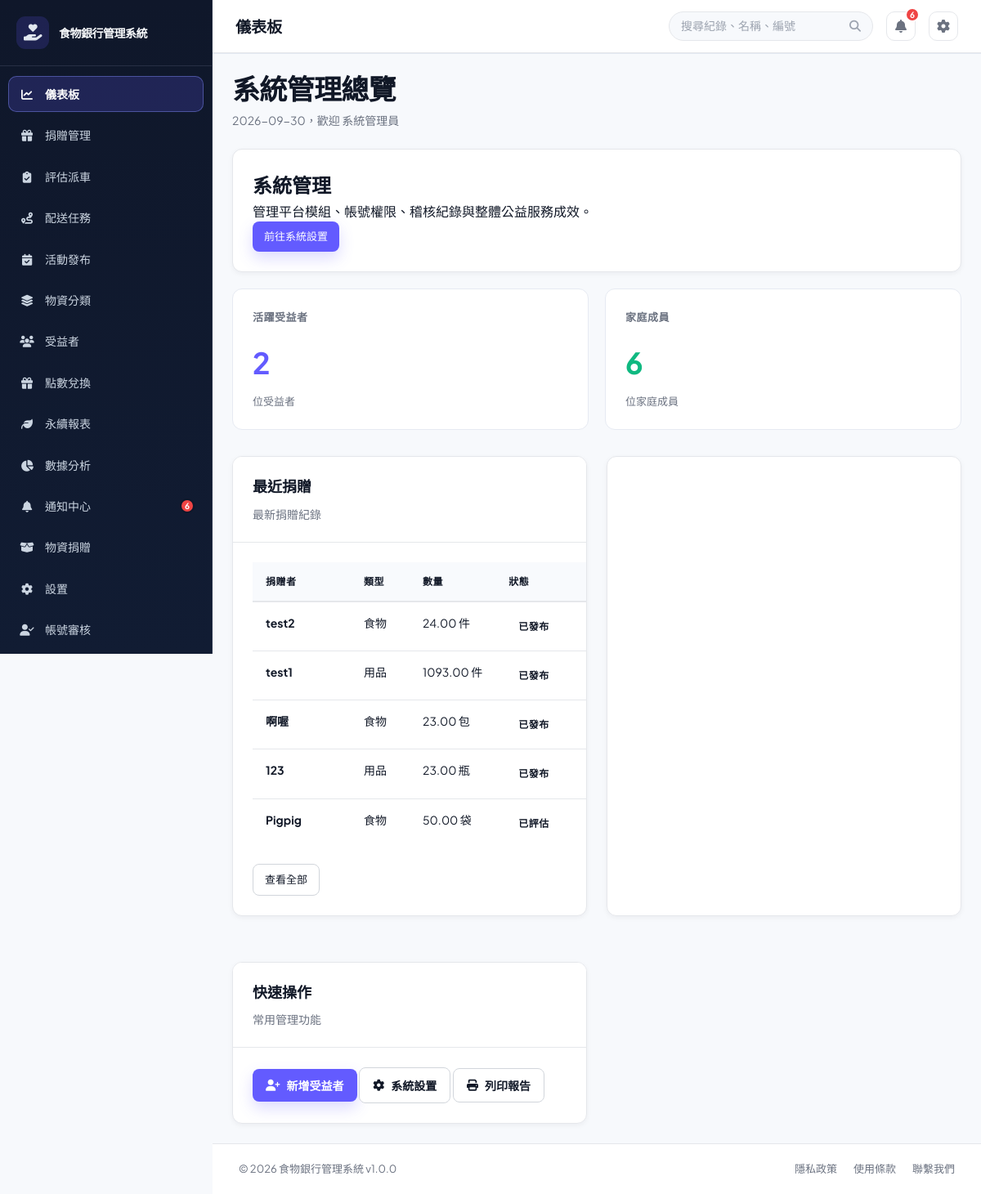
Page /?page=dashboard (signed in) on the committed database.
### tables this page shows
CREATE TABLE `users` (
  `user_id` int(11) NOT NULL,
  `username` varchar(50) NOT NULL,
  `password` varchar(255) NOT NULL,
  `email` varchar(100) NOT NULL,
  `full_name` varchar(100) NOT NULL,
  `phone` varchar(20) DEFAULT NULL,
  `role` enum('admin','foodbank_staff','member','volunteer','donor') NOT NULL DEFAULT 'foodbank_staff',
  `member_type` enum('general','enterprise') DEFAULT NULL,
  `department` varchar(50) DEFAULT NULL,
  `status` enum('active','inactive','suspended') DEFAULT 'active',
  `created_at` timestamp NULL DEFAULT current_timestamp(),
  `updated_at` timestamp NULL DEFAULT current_timestamp() ON UPDATE current_timestamp(),
  `created_by` int(11) DEFAULT NULL,
  `phone_verified` tinyint(1) NOT NULL DEFAULT 0,
  `is_enterprise_verified` tinyint(1) DEFAULT 0,
  `enterprise_name` varchar(150) DEFAULT NULL,
  `enterprise_verified_at` datetime DEFAULT NULL
);

CREATE TABLE `donations` (
  `donation_id` int(11) NOT NULL,
  `donor_id` int(11) DEFAULT NULL,
  `donor_name` varchar(100) NOT NULL,
  `donation_type` enum('food','supplies','money','other') NOT NULL,
  `quantity` decimal(10,2) DEFAULT NULL,
  `unit` varchar(20) DEFAULT NULL,
  `donation_date` datetime NOT NULL,
  `received_by` int(11) DEFAULT NULL,
  `status` enum('received','pending','assessed','approved','rejected','published','archived') DEFAULT 'pending',
  `evaluation_status` enum('pending','approved_volunteer','approved_self_delivery','published','rejected') DEFAULT 'pending',
  `delivery_method` enum('volunteer_assist','self_delivery') DEFAULT 'volunteer_assist',
  `approval_notes` text DEFAULT NULL,
  `approved_at` datetime DEFAULT NULL,
  `approved_by` int(11) DEFAULT NULL,
  `rejection_reason` text DEFAULT NULL,
  `rejected_at` datetime DEFAULT NULL,
  `published_at` datetime DEFAULT NULL,
  `current_status` enum('waiting_pickup','volunteer_received','in_transit','at_foodbank','inspection_complete') DEFAULT 'waiting_pickup',
  `status_updated_at` datetime DEFAULT NULL,
  `split_count` int(11) DEFAULT 1,
  `notes` text DEFAULT NULL,
  `created_at` timestamp NULL DEFAULT current_timestamp(),
  `updated_at` timestamp NULL DEFAULT current_timestamp() ON UPDATE current_timestamp(),
  `item_name` varchar(100) DEFAULT NULL,
  `weight_kg` decimal(10,2) DEFAULT NULL,
  `size_description` varchar(100) DEFAULT NULL,
  `expiry_date` date DEFAULT NULL,
  `pickup_deadline` datetime DEFAULT NULL,
  `delivery_option` enum('donor_delivery','volunteer_delivery','food_bank_pickup') DEFAULT 'volunteer_delivery',
  `vehicle_type` enum('car','motorcycle','none') DEFAULT 'none',
  `photo_path` varchar(255) DEFAULT NULL,
  `evaluation_notes` text DEFAULT NULL,
  `seal_code` varchar(30) DEFAULT NULL,
  `need_inspection` tinyint(1) DEFAULT 1,
  `inspection_notes` text DEFAULT NULL,
  `donor_address` varchar(255) DEFAULT NULL,
  `reward_options` text DEFAULT NULL
);

### src/views/dashboard.php (the view, shortened to what the rows shown need)
<?php
require_once BASE_PATH . '/src/models/BeneficiaryModel.php';
require_once BASE_PATH . '/src/models/DonationModel.php';
$beneficiaryModel = new BeneficiaryModel();
$donationModel = new DonationModel();
$dashboardRole = $currentUser['role'] ?? 'foodbank_staff';
$dashboardMemberType = $currentUser['member_type'] ?? null;
$isEnterpriseMember = $dashboardRole === 'member' && $dashboardMemberType === 'enterprise';
$canViewDonations = in_array($dashboardRole, ['admin', 'foodbank_staff'], true) || $isEnterpriseMember;
$recentDonations = $canViewDonations
    ? array_slice($donationModel->getAllDonations(null, $isEnterpriseMember ? (int) $currentUser['user_id'] : null), 0, 5)
    : [];
$donationListPage = $dashboardRole === 'admin'
    ? 'donations'
    : ($isEnterpriseMember ? 'donation_materials' : 'donation_materials_review');
$dashboardRoleLabels = [
    'admin' => '系統管理總覽',
    'foodbank_staff' => '食物銀行官方工作台',
    'member' => $isEnterpriseMember ? '企業會員工作台' : '一般會員工作台',
];
?>
<div class="view-header">
    <div>
        <h1 class="view-title"><?php echo htmlspecialchars($dashboardRoleLabels[$dashboardRole] ?? '工作台'); ?></h1>
        <p class="view-subtitle"><?php echo date('Y-m-d'); ?>，歡迎 <?php echo htmlspecialchars($currentUser['full_name'] ?? '使用者'); ?></p>
    </div>
</div>
<div class="card role-intro mb-20">
    <div class="card-body">
        <?php if ($dashboardRole === 'member' && !$isEnterpriseMember): ?>
            <h2>你的公益任務</h2><p>報名公益活動，或前往配送任務接單；完成配送後會記錄公益點數。</p>
            <a href="?page=deliveries" class="btn btn-primary btn-sm">查看可接任務</a>
        <?php elseif ($dashboardRole === 'foodbank_staff'): ?>
            <h2>官方人員工作台</h2><p>處理物資審查、受益者服務與公益活動，確保物資完成媒合。</p>
            <a href="?page=rewards" class="btn btn-secondary btn-sm">管理公益點數兌換</a>
        <?php elseif ($isEnterpriseMember): ?>
            <h2>企業惜食行動</h2><p>報名公益活動，也可將企業剩餘食物或物資捐贈給食物銀行。</p>
            <a href="?page=donation_materials" class="btn btn-primary btn-sm">上架剩食物資</a>
        <?php elseif ($dashboardRole === 'manager'): ?>
            <h2>營運管理</h2><p>掌握物資媒合、配送任務與公益活動的整體進度。</p>
            <a href="?page=deliveries" class="btn btn-primary btn-sm">查看配送進度</a>
        <?php else: ?>
            <h2>系統管理</h2><p>管理平台模組、帳號權限、稽核紀錄與整體公益服務成效。</p>
            <a href="?page=settings" class="btn btn-primary btn-sm">前往系統設置</a>
        <?php endif; ?>
    </div>
</div>
<div class="stats-grid">
    <div class="stat-card">
        <h3>活躍受益者</h3>
        <div class="stat-number"><?php echo number_format($beneficiaryModel->countActiveBeneficiaries()); ?></div>
        <p class="stat-label">位受益者</p>
    </div>
    <div class="stat-card">
        <h3>家庭成員</h3>
        <div class="stat-number"><?php echo number_format($beneficiaryModel->getTotalFamilyMembers()); ?></div>
        <p class="stat-label">位家庭成員</p>
    </div>
</div>
<div class="grid-2 mt-32">
    <?php if ($canViewDonations): ?>
    <div class="card">
        <div class="card-header">
            <h2>最近捐贈</h2>
            <p>最新捐贈紀錄</p>
        </div>
        <div class="card-body recent-donations-body">
            <?php if (!empty($recentDonations)): ?>
                <table class="data-table recent-donations-table">
                    <thead>
                        <tr>
                            <th>捐贈者</th>
                            <th>類型</th>
                            <th>數量</th>
                            <th>狀態</th>
                        </tr>
                    </thead>
                    <tbody>
                        <?php foreach ($recentDonations as $donation): ?>
                            <?php
                            $donationTypeLabels = [
                                'food' => '食物',
                                'supplies' => '用品',
                                'other' => '其他',
                            ];
                            $donationStatusLabels = [
                                'pending' => '待評估',
                                'assessed' => '已評估',
                                'approved' => '已批准',
                                'received' => '已收貨',
                                'rejected' => '已拒絕',
                                'published' => '已發布',
                                'archived' => '已封存',
                            ];
                            $donationStatus = strtolower((string) ($donation['status'] ?? ''));
                            $donationStatusLabel = $donationStatusLabels[$donationStatus] ?? '其他狀態';
                            ?>
                            <tr>
                                <td><strong><?php echo htmlspecialchars($donation['donor_name']); ?></strong></td>
                                <td><?php echo htmlspecialchars($donationTypeLabels[$donation['donation_type']] ?? $donation['donation_type']); ?></td>
                                <td><?php echo htmlspecialchars($donation['quantity']); ?> <?php echo htmlspecialchars($donation['unit']); ?></td>
                                <td><span class="status <?php echo htmlspecialchars('status-' . str_replace(' ', '_', $donationStatus)); ?>"><?php echo htmlspecialchars($donationStatusLabel); ?></span></td>
                            </tr>
                        <?php endforeach; ?>
                    </tbody>
                </table>
                <div class="mt-20">
                    <a href="?page=<?php echo htmlspecialchars($donationListPage, ENT_QUOTES, 'UTF-8'); ?>" class="btn btn-secondary btn-sm">查看全部</a>
                </div>
            <?php endif; ?>
        </div>
    </div>
    <?php endif; ?>
    <div class="card">
</div>
<div class="card mt-32">
    <div class="card-header">
        <h2>快速操作</h2>
        <p>常用管理功能</p>
    </div>
    <div class="card-body">
        <div class="grid-4">
            <?php if ($dashboardRole === 'admin'): ?>
            <button class="btn btn-primary" onclick="openAddBeneficiaryModal()"><i class="fas fa-user-plus"></i> 新增受益者</button>
            <?php endif; ?>
            <a href="?page=settings" class="btn btn-secondary"><i class="fas fa-gear"></i> 系統設置</a>
            <button class="btn btn-secondary" onclick="printTable()"><i class="fas fa-print"></i> 列印報告</button>
        </div>
    </div>
</div>

### public/index.php (shortened to what the rows shown need)
<?php
require_once BASE_PATH . '/config/database.php';
$connection = $db->getConnection();
$demoPasswordHashes = [
    'manager' => '866485796cfa8d7c0cf7111640205b83076433547577511d81f8030ae99ecea5',
    'staff' => '10176e7b7b24d317acfcf8d2064cfd2f24e154f7b5a96603077d5ef813d6a6b6',
];
foreach ($demoPasswordHashes as $demoUsername => $demoPasswordHash) {
    $demoUsernameEscaped = $connection->real_escape_string($demoUsername);
    $connection->query(
        "UPDATE users SET password = '{$demoPasswordHash}' WHERE username = '{$demoUsernameEscaped}' AND CHAR_LENGTH(password) <> 60 AND CHAR_LENGTH(password) <> 64"
    );
}
$connection->query(
    "UPDATE users SET full_name = CASE username
        WHEN 'official' THEN '食物銀行官方人員'
        WHEN 'manager' THEN '食物銀行官方人員'
        WHEN 'staff' THEN '食物銀行官方人員'
        WHEN 'volunteer' THEN '平台志工／外送員'
        WHEN 'donor' THEN '捐贈剩食店家'
        ELSE full_name
    END
    WHERE username IN ('official', 'manager', 'staff', 'volunteer', 'donor')
      AND (full_name LIKE '%?%' OR full_name = '')"
);
if (!empty($_SESSION['user']['username'])) {
    $sessionUsername = $connection->real_escape_string($_SESSION['user']['username']);
    $sessionUserResult = $connection->query("SELECT user_id, username, full_name, role, member_type, enterprise_name, status, email, phone, phone_verified FROM users WHERE username = '{$sessionUsername}' LIMIT 1");
}
$currentUser = $_SESSION['user'];
$role = $currentUser['role'];
$memberType = $currentUser['member_type'] ?? null;
$rolePages = [
    'admin' => ['dashboard', 'donations', 'donations_evaluation', 'deliveries', 'activities', 'item_categories', 'beneficiaries', 'rewards', 'settings', 'users', 'volunteer_management', 'carbon_report', 'reports', 'notifications', 'donation_materials', 'certificate', 'activity_certificate'],
    'foodbank_staff' => ['dashboard', 'donation_materials_review', 'deliveries', 'activities', 'item_categories', 'rewards', 'volunteer_management', 'carbon_report', 'notifications', 'certificate', 'activity_certificate'],
    'member' => $memberType === 'enterprise'
        ? ['dashboard', 'activities', 'rewards', 'notifications', 'donation_materials', 'certificate', 'activity_certificate']
        : ($memberType === 'general'
            ? ['dashboard', 'deliveries', 'material_transport', 'activities', 'rewards', 'reports', 'notifications', 'certificate', 'activity_certificate']
            : ['dashboard']),
];
$page = isset($_GET['page']) ? trim($_GET['page']) : 'dashboard';
$page = basename($page);
$menu_items = [
    'dashboard' => ['label' => '儀表板', 'icon' => 'fa-solid fa-chart-line'],
    'donations' => ['label' => '捐贈管理', 'icon' => 'fa-solid fa-gift'],
    'donations_evaluation' => ['label' => '評估派車', 'icon' => 'fa-solid fa-clipboard-check'],
    'deliveries' => ['label' => '配送任務', 'icon' => 'fa-solid fa-route'],
    'material_transport' => ['label' => '物資運送', 'icon' => 'fa-solid fa-truck-fast'],
    'activities' => ['label' => $role === 'member' ? '活動報名' : '活動發布', 'icon' => 'fa-solid fa-calendar-check'],
    'item_categories' => ['label' => '物資分類', 'icon' => 'fa-solid fa-layer-group'],
    'beneficiaries' => ['label' => '受益者', 'icon' => 'fa-solid fa-users'],
    'rewards' => ['label' => '點數兌換', 'icon' => 'fa-solid fa-gift'],
    'carbon_report' => ['label' => '永續報表', 'icon' => 'fa-solid fa-leaf'],
    'reports' => ['label' => '數據分析', 'icon' => 'fa-solid fa-chart-pie'],
    'notifications' => ['label' => '通知中心', 'icon' => 'fa-solid fa-bell'],
    'donation_materials' => ['label' => '物資捐贈', 'icon' => 'fa-solid fa-box-open'],
    'donation_materials_review' => ['label' => '物資捐贈審查', 'icon' => 'fa-solid fa-clipboard-check'],
    'settings' => ['label' => '設置', 'icon' => 'fa-solid fa-gear'],
    'users' => ['label' => '帳號審核', 'icon' => 'fa-solid fa-user-check'],
    'volunteer_management' => ['label' => '一般會員管理', 'icon' => 'fa-solid fa-people-group'],
];
$allowedPages = $rolePages[$role] ?? ['dashboard'];
?>
<!DOCTYPE html>
<html lang="zh-TW">
<head>
    <link href="https://cdnjs.cloudflare.com/ajax/libs/font-awesome/6.4.0/css/all.min.css" rel="stylesheet">
    <link rel="stylesheet" href="assets/css/style.css?v=<?php echo filemtime(__DIR__ . '/assets/css/style.css'); ?>">
</head>
<body>
    <div class="app-wrapper">
        <aside class="sidebar">
            <nav class="sidebar-nav">
                <?php foreach ($menu_items as $key => $item):
                    if (!in_array($key, $allowedPages, true)) {
                        continue;
                    }
                    $is_active = ($page === $key) ? 'active' : '';
                    $icon = $item['icon'];
                    $label = ($key === 'reports' && $role === 'member') ? '榮譽榜' : $item['label'];
                    ?>
                    <a href="?page=<?php echo $key; ?>" class="nav-item <?php echo $is_active; ?>" title="<?php echo $label; ?>">
                        <span class="nav-icon"><i class="<?php echo $icon; ?>"></i></span>
                        <span class="nav-label"><?php echo $label; ?></span>
                    </a>
                <?php endforeach; ?>
            </nav>
        </aside>
        <div class="main-container">
            <header class="topbar">
                <div class="topbar-left">
                    <div class="breadcrumb">
                        <span class="page-title" id="pageTitle">
                            <?php echo $menu_items[$page]['label'] ?? '頁面'; ?>
                        </span>
                    </div>
                </div>
            </header>
            <main class="page-content">
                <div class="content-shell">
                    <?php
                    $view_file = BASE_PATH . '/src/views/' . $page . '.php';
                    if (file_exists($view_file)) {
                        include $view_file;
                    }
                    ?>
                </div>
            </main>
        </div>
    </div>
</body>
</html>

### rows in the picture
users: role "數據分析", role "儀表板", role "系統管理總覽", full_name "系統管理員"
donations: donor_name "test2", donation_type "食物", quantity "24.00", unit "件", status "已發布"
donations: donor_name "test1", donation_type "用品", quantity "1093.00", unit "件", status "已發布"
donations: donor_name "啊喔", donation_type "食物", quantity "23.00", unit "包", status "已發布"
donations: donor_name "123", donation_type "用品", quantity "23.00", unit "瓶", status "已發布"
donations: donor_name "Pigpig", donation_type "食物", quantity "50.00", unit "袋", status "已評估"

### other values in the picture
APP_NAME "食物銀行管理系統"
$label "儀表板"
$label "捐贈管理"
$label "評估派車"
$label "配送任務"
$label "活動發布"
$label "物資分類"
$label "受益者"
$label "點數兌換"
$label "永續報表"
$label "通知中心"
$unreadNotificationCount "6"
$label "物資捐贈"
$label "設置"
$label "帳號審核"
